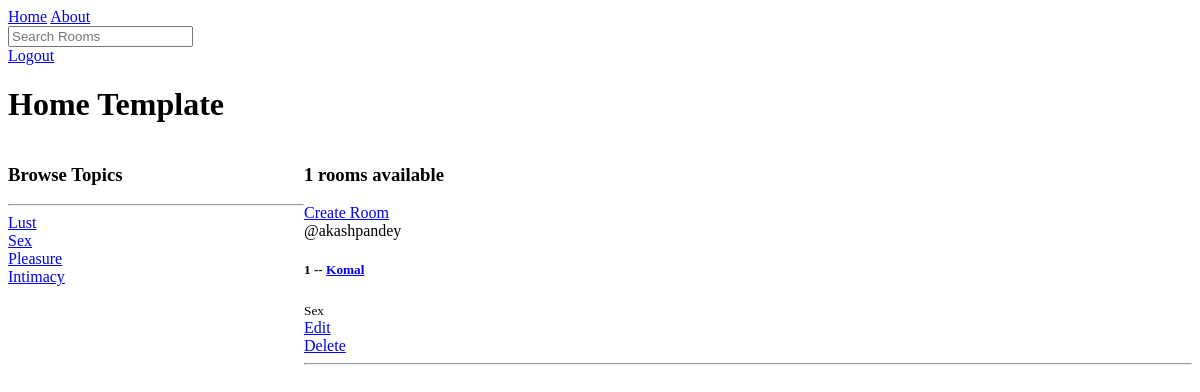
Before: /?q=Sex (signed in) with the older database file.
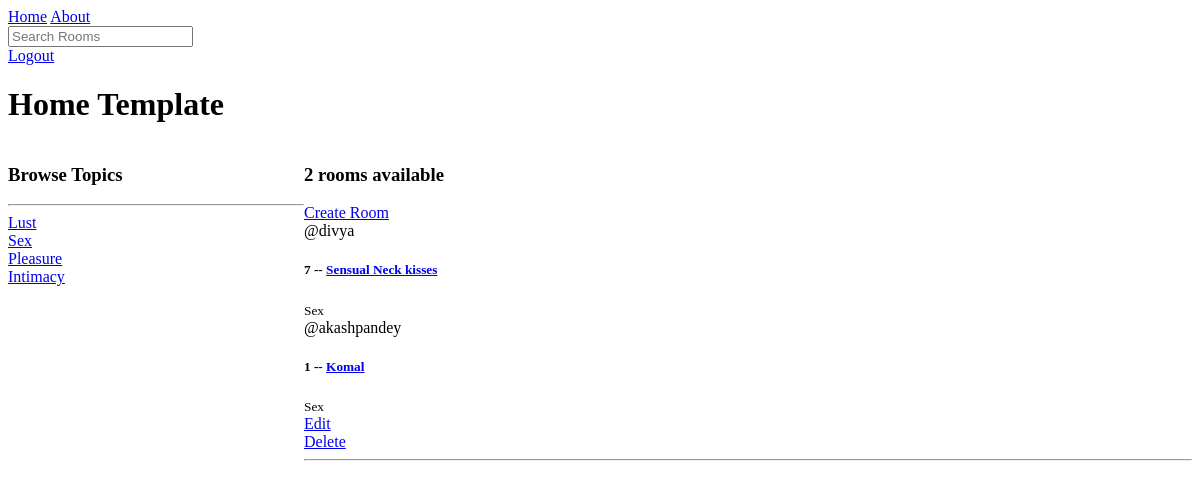
After: the same page with the newer database file.
### base/models.py (models this page shows, shortened)
class Topic(models.Model):
    name = models.CharField(max_length=200)

class Room(models.Model):
    host = models.ForeignKey(User, on_delete=models.SET_NULL, null=True)
    topic = models.ForeignKey(Topic, on_delete=models.SET_NULL, null=True)
    name = models.CharField(max_length=200)
    description = models.TextField(null=True, blank=True)
    updated_at = models.DateTimeField(auto_now=True)
    created_at = models.DateTimeField(auto_now_add=True)
    class Meta:
        ordering = ['-updated_at', '-created_at']

### base/views.py (the view)
# urls.py: path('', views.home, name='home'),
@login_required(login_url='login')
def home(request):
    q = request.GET.get('q') if request.GET.get('q') != None else ''
    rooms = Room.objects.filter(Q(topic__name__icontains=q) |
                                Q(name__icontains=q) |
                                Q(description__icontains=q)
                                )
    topics = Topic.objects.all()
    count = rooms.count()
    context = {'rooms': rooms, 'topics': topics, "count": count}
    return render(request, 'base/home.html', context)

### base/templates/base/home.html (shortened to what this page needs)
{% extends 'main.html' %}
{% block content %}
<h1>Home Template</h1>
    <div class ='home-container'>
        <div>
            <h3>Browse Topics</h3>
            <hr>
            {% for topic in topics%}
            <div><a href="{% url 'home' %}?q={{topic.name}}"> {{topic.name}}</a></div>
            {% endfor %}
        </div>
        <div>
            <h3>{{count}} rooms available</h3>
            <a href='{% url 'create-room' %}'>Create Room</a>
        {% for room in rooms%}
            <div>
                <span>@{{room.host.username}}</span>
                <h5>{{room.id}} -- <a href="/room/{{room.id}}">{{room.name}}</a></h5>
                <small>{{room.topic.name}}</small>
                {% if request.user == room.host%}
                <div>
                    <a href = '{% url 'update-room' room.id %}'>Edit</a>
                </div>
                <div>
                    <a href = '{% url 'delete-room' room.id %}'>Delete</a>
                </div>
                <hr>
                {% endif %}
            </div>
        {% endfor %}
        </div>
    </div>
{% endblock %}

Changed rows visible on the page:
added Room: host.username "divya", id "7", name "Sensual Neck kisses", topic.name "Sex"
Other visible differences:
{{ count }}: "1" → "2"
